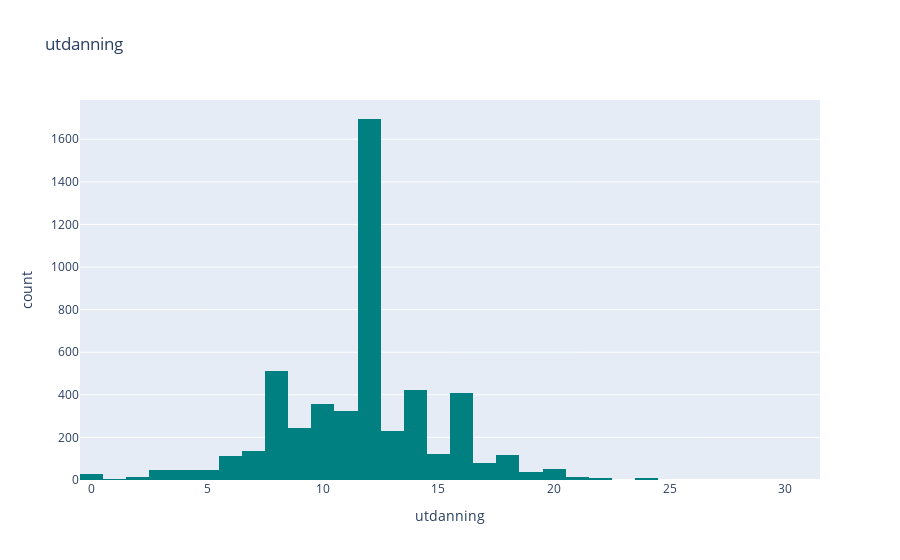
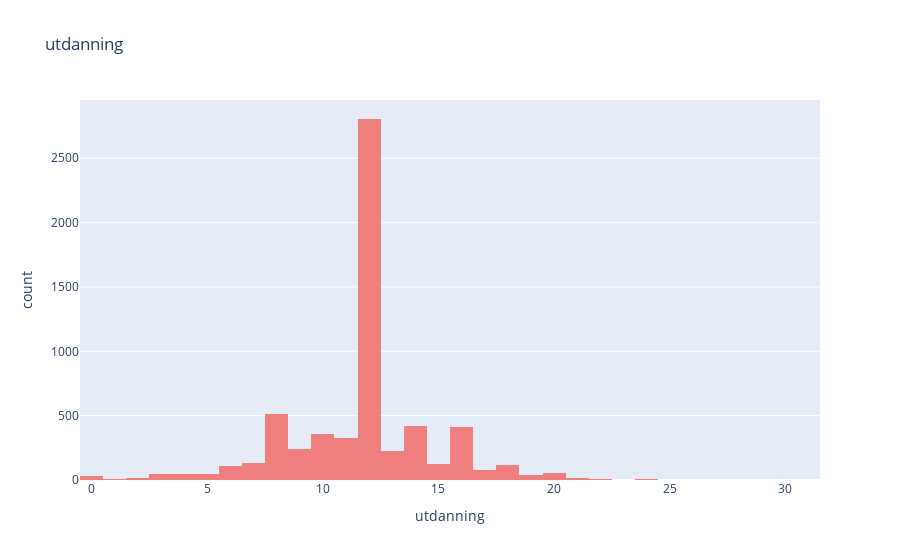

Notebook source saved alongside these figures, in order:
### Markdown cell above
For variabelen "utdanning" i datasettet, som representerer antall år med utdanning og mangler 18,1 % av verdiene. Da velges modus-imputasjon som en tilnærming. Dette innebærer å erstatte de manglende verdiene med verdien som forekommer hyppigst i dataene, som i dette tilfellet er 12 år.

### Code cell
histogram(X_train[["utdanning"]]) #plotter histogram for utdanning

mode_value = X_train["utdanning"].mode()[0]

X_train["utdanning"] = X_train["utdanning"].fillna(mode_value)


histogram(X_train[["utdanning"]], color="lightcoral")

#fyller inn manglende verdier i validerings og test data
X_val["utdanning"] = X_val["utdanning"].fillna(mode_value)
X_test["utdanning"] = X_test["utdanning"].fillna(mode_value)

### Figure 1 — Plotly figure (JSON) as saved in the notebook; plotly's stock layout.template omitted (floating-point values rounded to 4 significant figures; data arrays with more than 128 entries replaced by an {"elided": "..."} marker saying what was removed)
{"data": [{"bingroup": "x", "hovertemplate": "utdanning=%{x}<br>count=%{y}<extra></extra>", "legendgroup": "", "marker": {"color": "teal", "pattern": {"shape": ""}}, "name": "", "orientation": "v", "showlegend": false, "type": "histogram", "x": {"elided": "6184 float values"}, "xaxis": "x", "yaxis": "y"}], "layout": {"barmode": "relative", "legend": {"tracegroupgap": 0}, "title": {"text": "utdanning"}, "xaxis": {"anchor": "y", "domain": [0, 1], "title": {"text": "utdanning"}}, "yaxis": {"anchor": "x", "domain": [0, 1], "title": {"text": "count"}}}}

### Figure 2 — Plotly figure (JSON) as saved in the notebook; plotly's stock layout.template omitted (floating-point values rounded to 4 significant figures; data arrays with more than 128 entries replaced by an {"elided": "..."} marker saying what was removed)
{"data": [{"bingroup": "x", "hovertemplate": "utdanning=%{x}<br>count=%{y}<extra></extra>", "legendgroup": "", "marker": {"color": "lightcoral", "pattern": {"shape": ""}}, "name": "", "orientation": "v", "showlegend": false, "type": "histogram", "x": {"elided": "6184 float values"}, "xaxis": "x", "yaxis": "y"}], "layout": {"barmode": "relative", "legend": {"tracegroupgap": 0}, "title": {"text": "utdanning"}, "xaxis": {"anchor": "y", "domain": [0, 1], "title": {"text": "utdanning"}}, "yaxis": {"anchor": "x", "domain": [0, 1], "title": {"text": "count"}}}}
